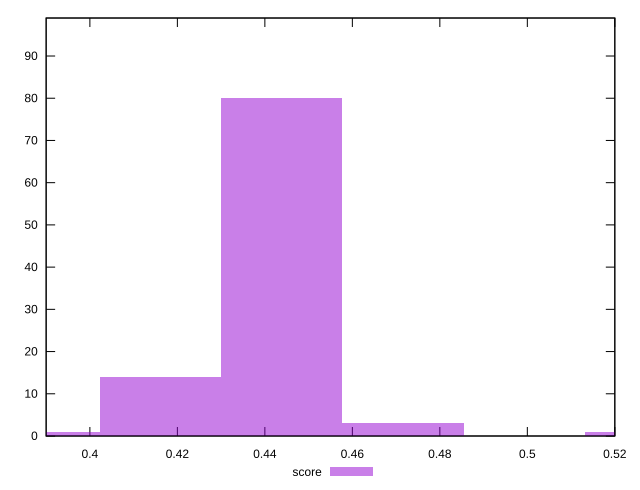

Source code (gnuplot):
reset

$score <<EOF
0.5270560367896413 1
0.41609687114971683 14
0.44383666255969795 80
0.47157645396967907 3
0.3883570797397357 1
EOF

set key outside below
set boxwidth 0.02773979140998112
set xrange [0.39:0.52]
set yrange [0:99]
set trange [0:99]
set style fill transparent solid 0.5 noborder
set terminal svg size 640, 490 enhanced background rgb 'white'
set output "reports/report_00027_2021-02-24T12-40-31.850Z/uses-rel-preload/samples/card/score/histogram.svg"

plot $score title "score" with boxes

reset
